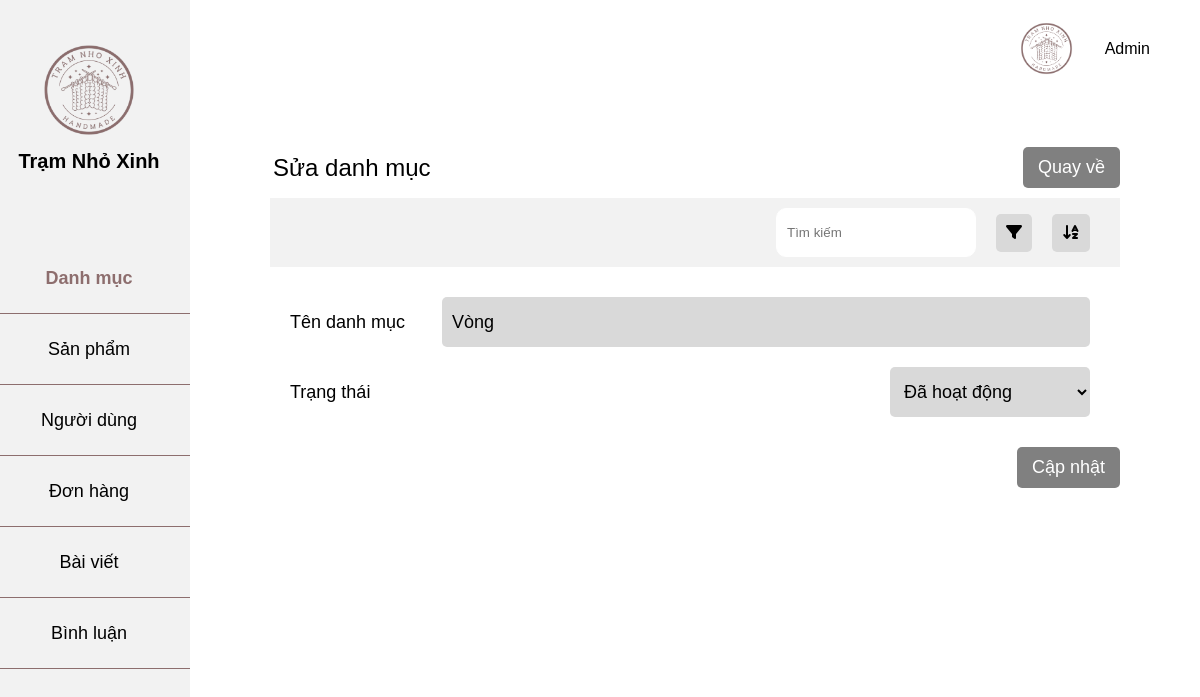
The page /admin/index.php?page=editcate&id=4 on the database as committed earlier.
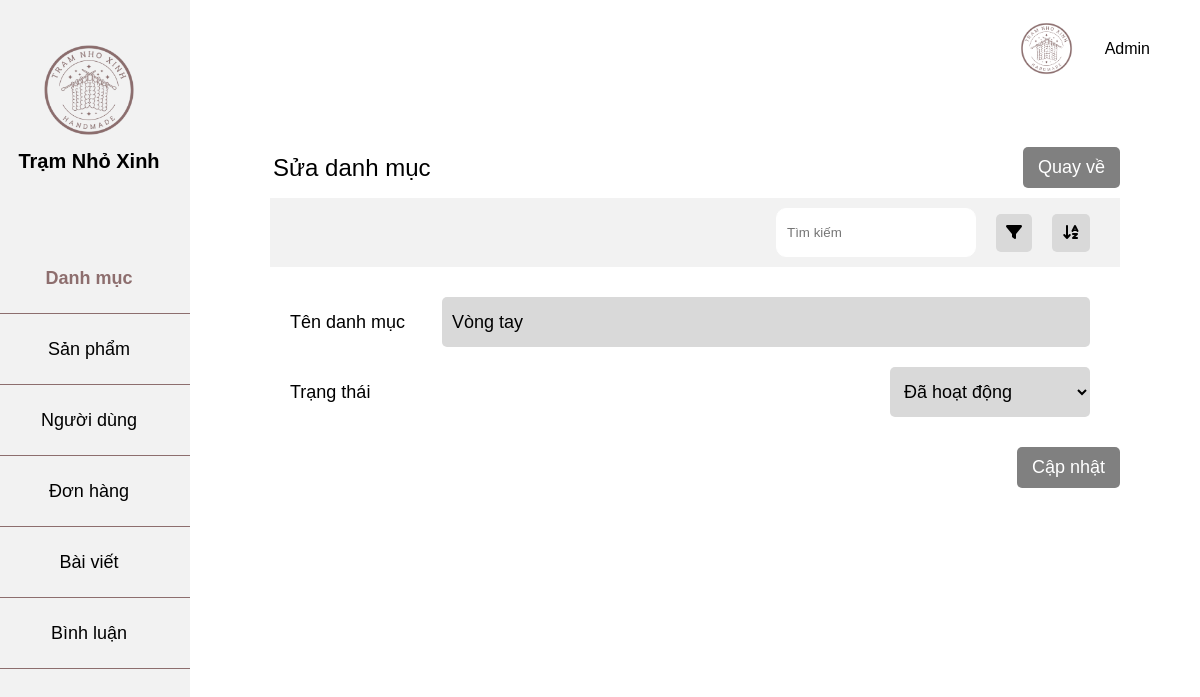
The same page on the database as committed later.
### tables this page shows
CREATE TABLE `productcate` (
  `id` int NOT NULL,
  `name` varchar(255) NOT NULL,
  `status` tinyint(1) NOT NULL
);

### app/model/database.php (called while the page is built, shortened)
<?php
class Database
{
    private $servername = "localhost";
    private $username = "root";
    private $password = "";
    private $dbname = "handmade_db";
    private $conn;
    function __construct()
    {
        try {
            $this->conn = new PDO("mysql:host=$this->servername;dbname=$this->dbname; charset=utf8", $this->username, $this->password);
            $this->conn->setAttribute(PDO::ATTR_ERRMODE, PDO::ERRMODE_EXCEPTION);
        } catch (PDOException $e) {
            echo "Connection failed: " . $e->getMessage();
        };
    }
    function query($sql, $param = [])
    {
        $this->stmt = $this->conn->prepare($sql);
        $this->stmt->execute($param);
        return $this->stmt;
    }
    public function getOne($sql, $param = [])
    {
        $statement = $this->query($sql, $param);
        return $statement->fetch(PDO::FETCH_ASSOC);
    }
}

### app/model/productCateModel.php (called while the page is built, shortened)
<?php
class CategoryModel
{
    private $db;
    function __construct()
    {
        $this->db = new Database();
    }
    function getIdCate($id)
    {
        $sql = "SELECT * FROM productcate WHERE id = $id";
        return $this->db->getOne($sql);
    }
}

### admin/app/view/categoryEdit.php (the view, shortened to what this page needs)
<div class="main">
    <div class="main-category">
        <div class="main-danhmuc">
            <p>Sửa danh mục</p>
            <a href="?page=category">Quay về</a>
        </div>
        <div class="main-header">
            <div class="right-main-header">
                <input type="text" placeholder="Tìm kiếm">
                <div class="filter"><i class="fa-solid fa-filter"></i></div>
                <div class="sort"><i class="fa-solid fa-arrow-down-a-z"></i></div>
            </div>
        </div>
    </div>
    <?php $type = $data['type']; ?>
    <form action="?page=updatecate" method="POST" enctype="multipart/form-data">
        <div class="main-product">
            <div class="category-main-product">
                <label for="Tên danh mục">Tên danh mục</label>
                <input type="text" name="name" id="name" value="<?= $type['name'] ?>">
            </div>
            <div class="category-main-product">
                <label for="status">Trạng thái</label>
                <select name="status" id="status">
                    <option class="status success" value="1" <?= $type['status'] == 1 ? 'selected' : '' ?>>Đã hoạt động</option>
                </select>
            </div>
        </div>
        <div class="submit-main-product">
            <button type="submit" name="submit">Cập nhật</button>
        </div>
    </form>
</div>
</div>
</div>
</div>
</body>
</html>

Rows that differ between the two databases and show on the page:
changed productcate "Đã hoạt động": name "Vòng" → "Vòng tay"
